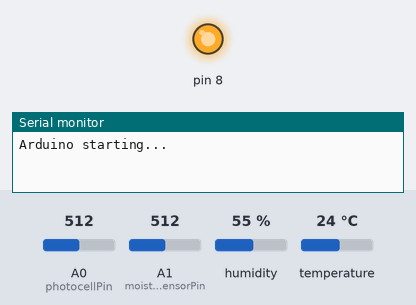
A sketch run on a simulated Arduino Mega 2560, built with avr-gcc and run on an emulated ATmega2560. On the bench: output pins drawn as LEDs (lit = HIGH), the last lines printed to the serial monitor. The test bench sets the inputs (shaded band); at power-on: A0 (photocellPin) = 512, A1 (moistureSensorPin) = 512, humidity 55 %, temperature 24 °C.

Above: at 32.0 s.
At 63.0 s:
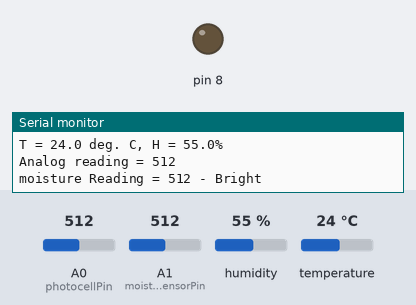
Timing chart, 0 to 80.0 s (numbered marks = the images above):
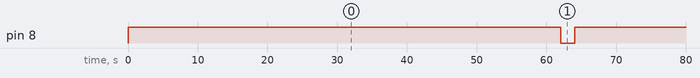

Measured:
- by itself, pin 8: alternates HIGH for 58.0 s and LOW for 2.0 s

The sketch:

arduino_code.ino
```cpp
/* Photocell simple testing sketch.

Connect one end of the photocell to 5V, the other end to Analog 0.
Then connect one end of a 10K resistor from Analog 0 to ground

For more information see http://learn.adafruit.com/photocells */
#include <dht_nonblocking.h>
#include <Servo.h>

#define DHT_SENSOR_TYPE DHT_TYPE_11


static const int DHT_SENSOR_PIN = 2;
DHT_nonblocking dht_sensor( DHT_SENSOR_PIN, DHT_SENSOR_TYPE );

int photocellPin = 0;     // the cell and 10K pulldown are connected to a0
int moistureSensorPin = 1; // connect to a1
Servo myservo;

void setup(void) {
  // We'll send debugging information via the Serial monitor
  pinMode(8, OUTPUT);

  digitalWrite(8, HIGH);
  //myservo.attach(9);
  //myservo.write(90);// move servos to center position -> 90°
  Serial.begin(9600);
  Serial1.begin(9600);
  Serial.println("Arduino starting...");
  delay(2000);
}

void rotateServo() {
  digitalWrite(8, LOW);// move servos to center position -> 90°
  delay(2000);
  digitalWrite(8, HIGH);// move servos to center position -> 60°
  delay(2000);
}

static bool measure_environment( float *temperature, float *humidity, int * photocellReading, int* moistureReading )
{
  static unsigned long measurement_timestamp = millis( );

  /* Measure once every four seconds. */
  if( millis( ) - measurement_timestamp > 60000ul ) // every 1 min
  {
    if( dht_sensor.measure( temperature, humidity ) == true )
    {
      measurement_timestamp = millis();
      *photocellReading = analogRead(photocellPin);
      *moistureReading = analogRead(moistureSensorPin);
      return( true );
    }
  }

  return( false );
}


void loop(void) {
  int photocellReading;     // the analog reading from the analog resistor divider
  int moistureReading;
  float temperature;
  float humidity;


  if( measure_environment( &temperature, &humidity, &photocellReading, &moistureReading ) == true )
  {

    Serial.print( "T = " );
    Serial.print( temperature, 1 );
    Serial.print( " deg. C, H = " );
    Serial.print( humidity, 1 );
    Serial.println( "%" );
    Serial.print("Analog reading = ");
    Serial.print(photocellReading);     // the raw analog reading
    Serial.println(" ");
    Serial.print("moisture Reading = ");
    Serial.print(moistureReading);

    // We'll have a few threshholds, qualitatively determined
    if (photocellReading < 10) {
      Serial.println(" - Dark");
    } else if (photocellReading < 200) {
      Serial.println(" - Dim");
    } else if (photocellReading < 500) {
      Serial.println(" - Light");
    } else if (photocellReading < 800) {
      Serial.println(" - Bright");
    } else {
      Serial.println(" - Very bright");
    }
    String str = String(humidity)+String(',')+String(temperature)+String(',')+String(photocellReading)+String(',')+String(moistureReading);
    Serial1.println(str);
    if (moistureReading> 200) {
      rotateServo();
    }
  }
  //delay(10000); // once ever x seconds
}
```
